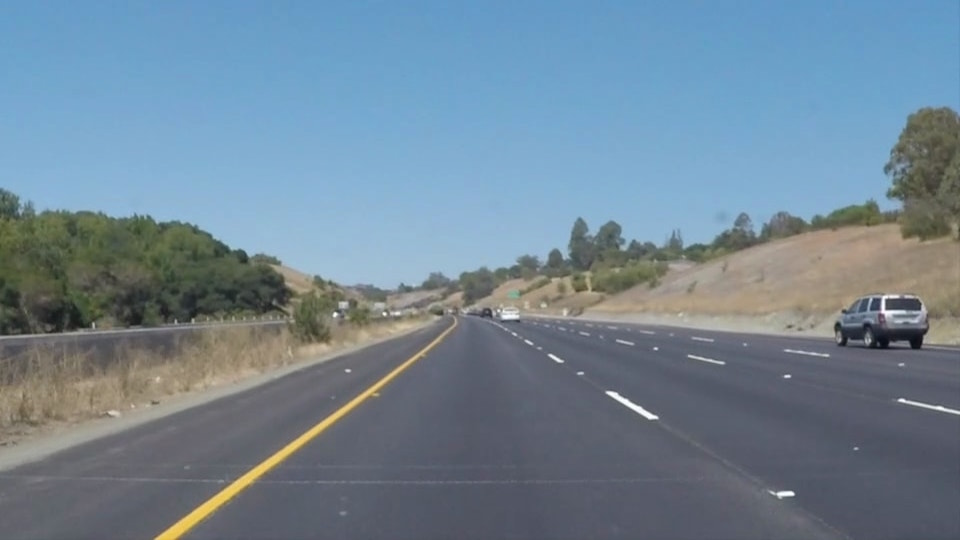
#> input picture samples/solidYellowCurve.jpg, 960 x 540 px, found by its file name
$ python run_experiments.py
#> lines starting #> are read from the running program, lines starting #| are printed output that depends on the picture; after the words box and inside, x2 and y2 are one past the last pixel; in counts of white or black regions, pixels touching at a corner belong together
### lane_detection.py
"""Classical lane detection pipeline (OpenCV): grayscale -> blur -> Canny -> ROI -> Hough -> average/extrapolate."""
import cv2
import numpy as np

PARAMS = dict(blur_k=5, canny_lo=50, canny_hi=150, rho=2, theta=np.pi/180,
              hough_thresh=20, min_len=20, max_gap=100, min_abs_slope=0.45)

def region_of_interest(edges):
    h, w = edges.shape
    poly = np.array([[(int(0.08*w), h), (int(0.45*w), int(0.60*h)),
                      (int(0.55*w), int(0.60*h)), (int(0.95*w), h)]], dtype=np.int32)
    mask = np.zeros_like(edges)
    cv2.fillPoly(mask, poly, 255)
    return cv2.bitwise_and(edges, mask), poly

def preprocess(img, p=PARAMS):
    gray = cv2.cvtColor(img, cv2.COLOR_BGR2GRAY)
    blur = cv2.GaussianBlur(gray, (p["blur_k"], p["blur_k"]), 0)
    edges = cv2.Canny(blur, p["canny_lo"], p["canny_hi"])
    return gray, blur, edges

def hough_lines(masked, p=PARAMS):
    return cv2.HoughLinesP(masked, p["rho"], p["theta"], p["hough_thresh"],
                           minLineLength=p["min_len"], maxLineGap=p["max_gap"])

def fit_lanes(lines, shape, p=PARAMS):
    """Split segments by slope sign, length-weighted average, return ((x1,y1,x2,y2) left, right) or None per side + (slope,intercept)."""
    h, w = shape[:2]
    L, R, Lw, Rw = [], [], [], []
    if lines is None or len(lines) == 0:   # newer OpenCV returns () when nothing is found
        return None, None, None, None
    for x1, y1, x2, y2 in np.asarray(lines).reshape(-1, 4):
        if x2 == x1:
            continue
        m = (y2 - y1) / (x2 - x1)
        if abs(m) < p["min_abs_slope"]:
            continue
        b = y1 - m * x1
        length = np.hypot(x2 - x1, y2 - y1)
        (L if m < 0 else R).append((m, b)); (Lw if m < 0 else Rw).append(length)
    def side(params, wts):
        if not params:
            return None, None
        m, b = np.average(np.array(params), axis=0, weights=wts)
        y1, y2 = h, int(0.62*h)
        return (int((y1-b)/m), y1, int((y2-b)/m), y2), (m, b)
    left, lp = side(L, Lw); right, rp = side(R, Rw)
    return left, right, lp, rp

def draw(img, left, right, poly=None):
    overlay = np.zeros_like(img)
    for ln in (left, right):
        if ln is not None:
            cv2.line(overlay, (ln[0], ln[1]), (ln[2], ln[3]), (0, 0, 255), 10)
    if left is not None and right is not None:   # lane area
        pts = np.array([[(left[0], left[1]), (left[2], left[3]), (right[2], right[3]), (right[0], right[1])]], np.int32)
        fill = np.zeros_like(img); cv2.fillPoly(fill, pts, (0, 255, 0))
        overlay = cv2.addWeighted(overlay, 1, fill, 0.35, 0)
    return cv2.addWeighted(img, 1.0, overlay, 1.0, 0)

def detect(img, p=PARAMS, smooth_state=None, alpha=0.2):
    gray, blur, edges = preprocess(img, p)
    masked, poly = region_of_interest(edges)
    lines = hough_lines(masked, p)
    left, right, lp, rp = fit_lanes(lines, img.shape, p)
    if smooth_state is not None:  # exponential smoothing over frames (video)
        for key, cur in (("L", lp), ("R", rp)):
            prev = smooth_state.get(key)
            if cur is not None:
                smooth_state[key] = cur if prev is None else tuple(alpha*np.array(cur)+(1-alpha)*np.array(prev))
        h = img.shape[0]
        def mk(par):
            if par is None: return None
            m, b = par; return (int((h-b)/m), h, int((0.62*h-b)/m), int(0.62*h))
        left, right = mk(smooth_state.get("L")), mk(smooth_state.get("R"))
    out = draw(img, left, right)
    info = dict(n_segments=0 if lines is None else len(lines), left=lp, right=rp,
                left_x=None if left is None else left[0], right_x=None if right is None else right[0],
                both=(lp is not None and rp is not None))
    return out, dict(gray=gray, blur=blur, edges=edges, masked=masked, poly=poly), info

### run_experiments.py
import cv2, glob, os, time, json
import numpy as np, pandas as pd, matplotlib
matplotlib.use("Agg"); import matplotlib.pyplot as plt
from lane_detection import detect, PARAMS

D = "data/udacity"; R = "results"
os.makedirs(R, exist_ok=True)

# ---- 1. Dataset analysis
rows = []
for f in sorted(glob.glob(f"{D}/test_images/*.jpg")):
    im = cv2.imread(f); g = cv2.cvtColor(im, cv2.COLOR_BGR2GRAY)
    rows.append(dict(name=os.path.basename(f), type="image", width=im.shape[1], height=im.shape[0],
                     frames=1, mean_brightness=round(float(g.mean()),1), contrast_std=round(float(g.std()),1)))
for f in sorted(glob.glob(f"{D}/test_videos/*.mp4")):
    c = cv2.VideoCapture(f); n = int(c.get(7)); ok, fr = c.read(); g = cv2.cvtColor(fr, cv2.COLOR_BGR2GRAY)
    rows.append(dict(name=os.path.basename(f), type="video", width=int(c.get(3)), height=int(c.get(4)),
                     frames=n, mean_brightness=round(float(g.mean()),1), contrast_std=round(float(g.std()),1)))
ds = pd.DataFrame(rows); ds.to_csv(f"{R}/dataset_summary.csv", index=False); print(ds.to_string())

# ---- 2. Images: pipeline stages + overlay
imgs = sorted(glob.glob(f"{D}/test_images/*.jpg")); img_rows = []
for f in imgs:
    im = cv2.imread(f); t = time.time(); out, st, info = detect(im); dt = time.time()-t
    cv2.imwrite(f"{R}/out_{os.path.basename(f)}", out)
    img_rows.append(dict(image=os.path.basename(f), segments=info["n_segments"], left=info["left"] is not None,
                         right=info["right"] is not None, both=info["both"], ms=round(dt*1000,1)))
pd.DataFrame(img_rows).to_csv(f"{R}/image_results.csv", index=False); print(pd.DataFrame(img_rows).to_string())

# stages figure for one image
im = cv2.imread(f"{D}/test_images/solidYellowCurve.jpg"); out, st, info = detect(im)
#> further down, im is the input picture: shape (540, 960, 3); mean B, G, R 149, 133.4, 113
#> in preprocess, `gray = cv2.cvtColor(img, cv2.COLOR_BGR2GRAY)`:
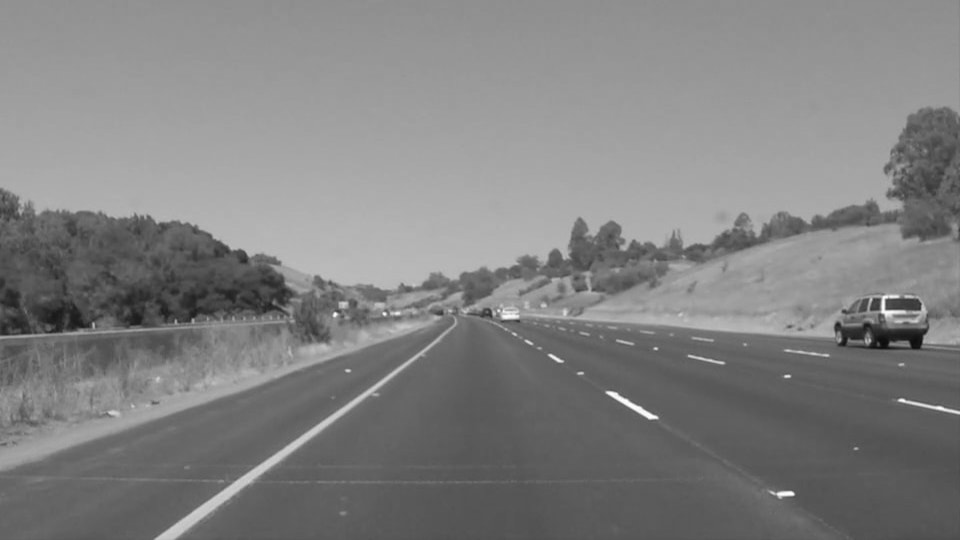
#> gray: shape (540, 960); min 11, max 254, mean 129.1
#> in preprocess, `edges = cv2.Canny(blur, p["canny_lo"], p["canny_hi"])`:
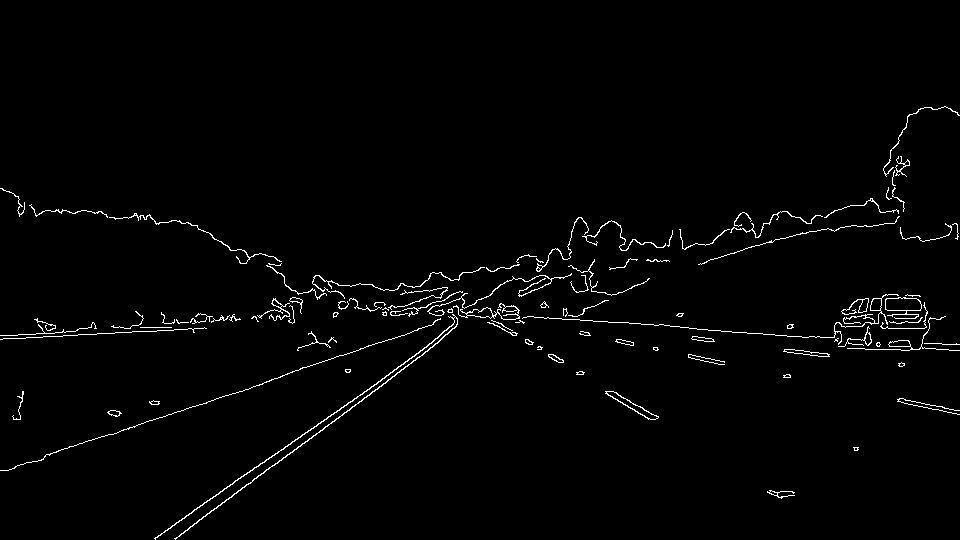
#> edges: shape (540, 960); 1.7% white in thin lines or dots, all inside (x1, y1, x2, y2) = (0, 106, 960, 540)
#> in region_of_interest, `cv2.fillPoly(mask, poly, 255)`: mask: shape (540, 960); 19.4% white; 1 white region, box (x1, y1, x2, y2) and area: (77, 324, 912, 540) 100810
#> in detect, `masked, poly = region_of_interest(edges)`:
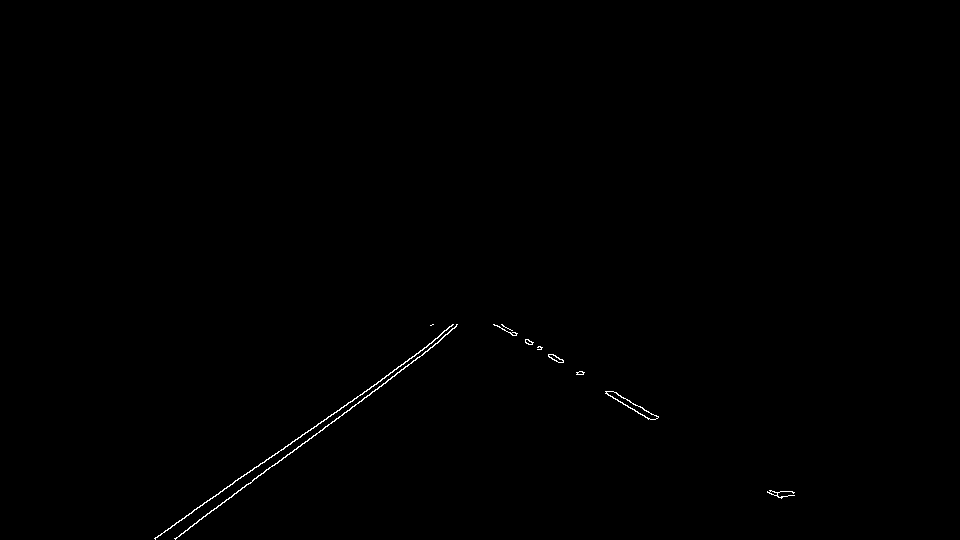
#> masked: shape (540, 960); 0.27% white in thin lines or dots, all inside (x1, y1, x2, y2) = (154, 324, 795, 540)
#> in detect, `masked, poly = region_of_interest(edges)`: poly = [[76, 540], [432, 324], [528, 324], [912, 540]]
#> in detect, `lines = hough_lines(masked, p)`: lines = 17 rows, first 6: [175, 539, 325, 426], [155, 538, 454, 328], [386, 375, 456, 326], [509, 332, 648, 418], [342, 415, 455, 327], [501, 324, 654, 415]
#> the loop in fit_lanes, `for x1, y1, x2, y2 in np.asarray(lines).reshape(-1, 4):` made 17 passes
#> (x1, y1, x2, y2, m, b, length) on passes 1 to 12: (175, 539, 325, 426, -0.753, 670.8, 187.8), (155, 538, 454, 328, -0.702, 646.9, 365.4), (386, 375, 456, 326, -0.7, 645.2, 85.45), (509, 332, 648, 418, 0.619, 17.08, 163.5), (342, 415, 455, 327, -0.779, 681.3, 143.2), (501, 324, 654, 415, 0.595, 26.02, 178), (516, 335, 651, 419, 0.622, 13.93, 159), (154, 538, 452, 329, -0.701, 646, 364), (415, 360, 449, 326, -1, 775, 48.08), (605, 393, 648, 419, 0.605, 27.19, 50.25), (274, 465, 304, 442, -0.767, 675.1, 37.8), (175, 538, 272, 465, -0.753, 669.7, 121.4)
#> (x1, y1, x2, y2, m) on passes 14, 16: (493, 324, 515, 333, 0.409), (770, 491, 792, 491, 0)
#> in detect, `left, right, lp, rp = fit_lanes(lines, img.shape, p)`: left = (166, 540, 445, 334); right = (853, 540, 515, 334); lp = (-0.738, 662.8); rp = (0.608, 20.46)
#> the loop in draw, `for ln in (left, right):` made 2 passes
#> in draw, `pts = np.array([[(left[0], left[1]), (left[2], left[3]), (right[2], ri..`: pts = [[166, 540], [445, 334], [515, 334], [853, 540]]
#> in draw, `return cv2.addWeighted(img, 1.0, overlay, 1.0, 0)`:
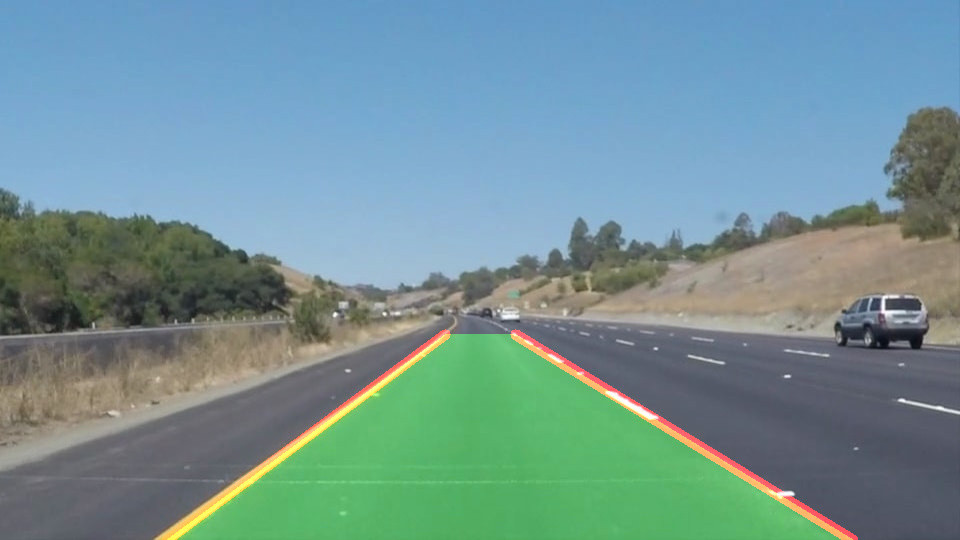
#> returned value: shape (540, 960, 3); mean of channels 0, 1, 2 149, 146.7, 114.8; drawn as B, G, R
#> in detect, `info = dict(n_segments=0 if lines is None else len(lines), left=lp, ri..`: info = {'n_segments': 17, 'left': (-0.738, 662.8), 'right': (0.608, 20.46), 'left_x': 166, 'right_x': 853, 'both': True}
#> after `out, st, info = detect(im)`: st = 5 items
roi_vis = im.copy(); cv2.polylines(roi_vis, st["poly"], True, (0,255,255), 4)
#> after `cv2.polylines(roi_vis, st['poly'], True, (0, 255, 255), 4)`:
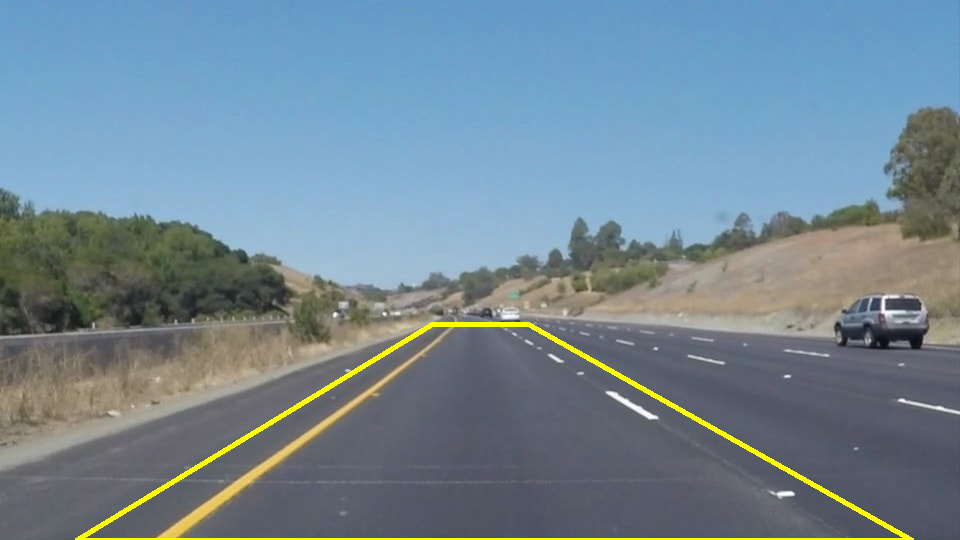
#> roi_vis: shape (540, 960, 3); 1.23% of pixels changed, all inside (x1, y1, x2, y2) = (75, 322, 914, 540)
fig, ax = plt.subplots(2, 3, figsize=(15, 7))
for a, (t, x, cm) in zip(ax.ravel(), [("1. Original + ROI", cv2.cvtColor(roi_vis, cv2.COLOR_BGR2RGB), None),
        ("2. Grayscale + Gaussian blur", st["blur"], "gray"), ("3. Canny edges", st["edges"], "gray"),
        ("4. ROI-masked edges", st["masked"], "gray"), ("5. Hough segments averaged", None, None),
        ("6. Final overlay", cv2.cvtColor(out, cv2.COLOR_BGR2RGB), None)]):
    if x is None:
        from lane_detection import hough_lines, fit_lanes
        lines = hough_lines(st["masked"]); v = im.copy()
        for l in lines[:,0]: cv2.line(v, (l[0],l[1]), (l[2],l[3]), (255,0,0), 2)
        x = cv2.cvtColor(v, cv2.COLOR_BGR2RGB)
    a.imshow(x, cmap=cm); a.set_title(t); a.axis("off")
#> this loop made 6 passes
#> (t, cm) on passes 1, 2, 3, 4, 6: ('1. Original + ROI', None), ('2. Grayscale + Gaussian blur', 'gray'), ('3. Canny edges', 'gray'), ('4. ROI-masked edges', 'gray'), ('6. Final overlay', None)
#> (t, cm) on pass 5: ('5. Hough segments averaged', None)
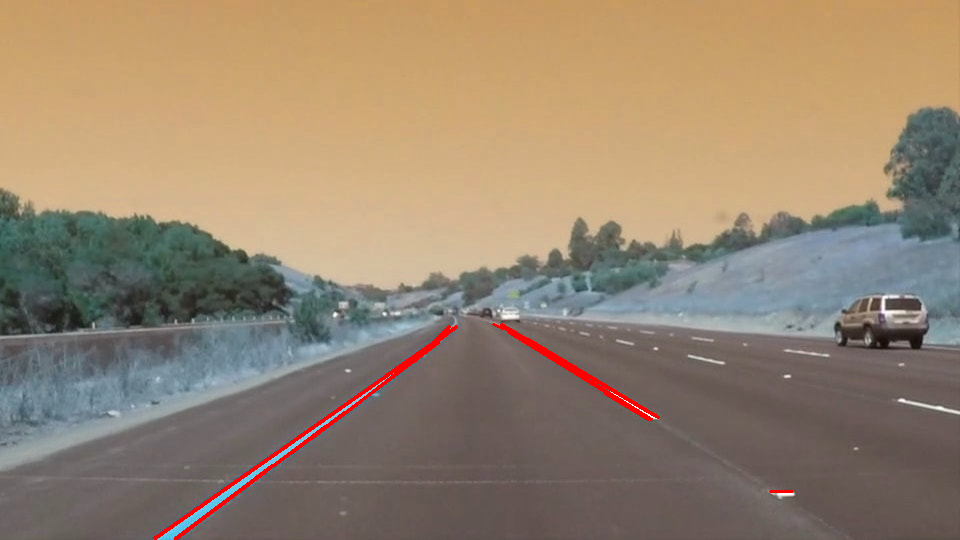
#> v: shape (540, 960, 3); mean R, G, B 150.1, 132.2, 111.7
plt.tight_layout(); plt.savefig(f"{R}/pipeline_stages.png", dpi=90); plt.close()
#> after `plt.tight_layout()`:
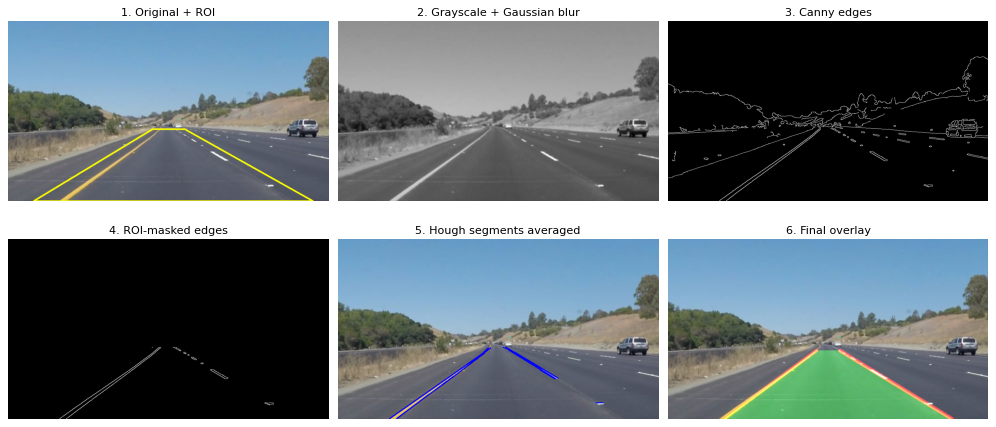
#> figure drawn by matplotlib, 6 panels

# grid of all outputs
fig, ax = plt.subplots(2, 3, figsize=(15, 6))
for a, f in zip(ax.ravel(), imgs):
    a.imshow(cv2.cvtColor(cv2.imread(f"{R}/out_{os.path.basename(f)}"), cv2.COLOR_BGR2RGB)); a.set_title(os.path.basename(f)); a.axis("off")
plt.tight_layout(); plt.savefig(f"{R}/all_image_outputs.png", dpi=80); plt.close()

# ---- 3. Videos: detection rate, jitter, FPS (raw vs smoothed)
vid_rows = []; series = {}
for f in sorted(glob.glob(f"{D}/test_videos/*.mp4")):
    name = os.path.basename(f)
    for mode in ("raw", "smoothed"):
        c = cv2.VideoCapture(f); W, H = int(c.get(3)), int(c.get(4))
        wr = cv2.VideoWriter(f"{R}/out_{mode}_{name}", cv2.VideoWriter_fourcc(*"mp4v"), c.get(5) or 25, (W, H))
        state = {} if mode == "smoothed" else None; n = both = 0; sl, sr = [], []; t0 = time.time(); saved = 0
        while True:
            ok, fr = c.read()
            if not ok: break
            out, _, info = detect(fr, smooth_state=state); wr.write(out); n += 1
            both += info["both"]
            sl.append(info["left_x"] if info["left_x"] is not None else np.nan); sr.append(info["right_x"] if info["right_x"] is not None else np.nan)
            if mode == "smoothed" and n in (30, 90) : cv2.imwrite(f"{R}/frame_{name[:-4]}_{n}.jpg", out)
        el = time.time()-t0; wr.release()
        sl, sr = np.array(sl), np.array(sr)
        jit = np.nanmean(np.abs(np.diff(np.r_[sl]))) ; jit_r = np.nanmean(np.abs(np.diff(sr)))
        vid_rows.append(dict(video=name, mode=mode, frames=n, both_lanes_pct=round(100*both/n,1),
                             jitter_px=round(float((jit+jit_r)/2),2), fps=round(n/el,1)))
        series[(name, mode)] = (sl, sr)
v = pd.DataFrame(vid_rows); v.to_csv(f"{R}/video_results.csv", index=False); print(v.to_string())

# raw lane-slope series plot (stability)
# use slope via x at the bottom edge isn't fixed; plot slope from stored? -> plot bottom-x proxy of left lane
fig, ax = plt.subplots(1, 3, figsize=(15, 3.6))
for a, name in zip(ax, ["solidWhiteRight.mp4", "solidYellowLeft.mp4", "challenge.mp4"]):
    for mode in ("raw", "smoothed"):
#> (the run stopped early here; a loop or call above may not have finished)
